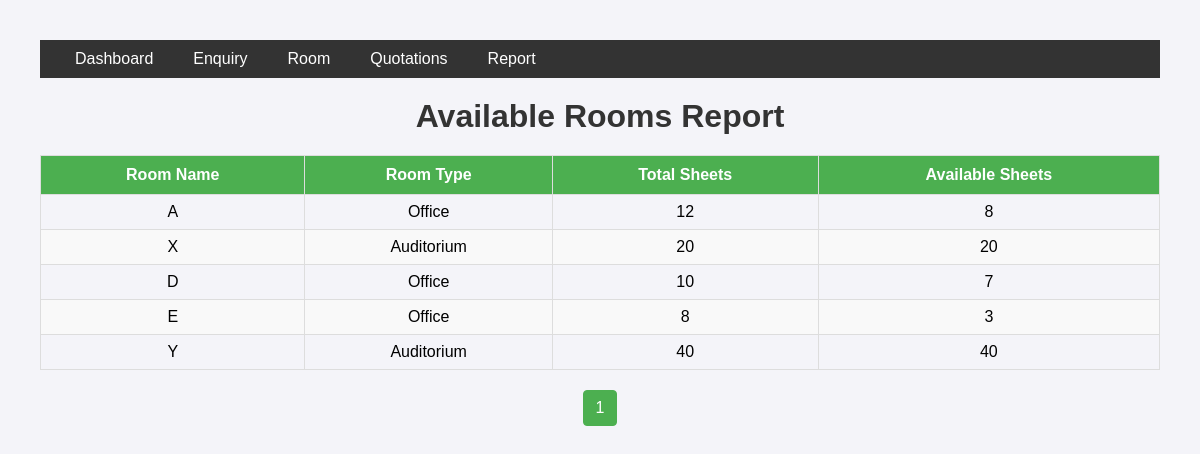
The app's page /available_rooms/ with its own data.
### employee/models.py (models this page shows, shortened)
class Room(models.Model):
    ROOM_TYPES = [
        ('Meeting Room', 'Meeting Room'),
        ('Auditorium', 'Auditorium'),
        ('Office', 'Office'),
    ]
    name = models.CharField(max_length=50)
    room_type = models.CharField(max_length=20, choices=ROOM_TYPES)
    sheet_count = models.PositiveIntegerField()
    price_per_sheet = models.DecimalField(max_digits=10, decimal_places=2, null=True, blank=True)
    price = models.DecimalField(max_digits=10, decimal_places=2, null=True, blank=True)
    amenities = models.TextField(default="Tea, Coffee, Pantry, WiFi")

### employee/views.py (the view)
# urls.py: path('available_rooms/', views.available_rooms_report, name='available_rooms_report'),
def available_rooms_report(request):
    rooms = Room.objects.all()
    available_rooms = []
    for room in rooms:
        bookings = Booking.objects.filter(room=room)
        booked_sheets = bookings.aggregate(Sum('sheets_booked'))['sheets_booked__sum'] or 0
        available_sheets = room.sheet_count - booked_sheets
        if available_sheets > 0:
            available_rooms.append({
                'room': room,  # Include the full Room object
                'available_sheets': available_sheets,
                'booked_sheets': booked_sheets,  # Optional: include booked_sheets
            })
    page_obj = paginate_queryset(request, available_rooms, per_page=10)
    return render(request, 'reports/available_rooms_report.html', {'page_obj': page_obj})

### employee/views.py (called while the page is built)
def paginate_queryset(request, queryset, per_page=10):
    paginator = Paginator(queryset, per_page)
    page_number = request.GET.get('page')
    page_obj = paginator.get_page(page_number)
    return page_obj

### templates/reports/available_rooms_report.html (shortened to what this page needs)
{% extends 'base.html' %}
{% block main %}
    <h1>Available Rooms Report</h1>
    <table>
        <thead>
            <tr>
                <th>Room Name</th>
                <th>Room Type</th>
                <th>Total Sheets</th>
                <th>Available Sheets</th>
            </tr>
        </thead>
        <tbody>
            {% for room_info in page_obj %}
            <tr>
                <td>{{ room_info.room.name }}</td>
                <td>{{ room_info.room.room_type }}</td>
                <td>{{ room_info.room.sheet_count }}</td>
                <td>{{ room_info.available_sheets }}</td>
            </tr>
            {% endfor %}
        </tbody>
    </table>
    {% include 'reports/pagination.html' %}
    {% endblock main %}

### templates/base.html (style rules this page uses)
body { font-family: Arial, sans-serif; background-color: #f4f4f9; margin: 0; padding: 0; }
table { width: 100%; border-collapse: collapse; margin-top: 20px; }
table th, table td { border: 1px solid #ddd; padding: 8px; text-align: left; }
table th { background-color: #f4f4f4; }
h1 { text-align: center; margin-top: 20px; color: #333; }
body { font-family: Arial, sans-serif; margin: 20px; padding: 20px; }
h1 { text-align: center; color: #333; margin-bottom: 20px; }
table { width: 100%; border-collapse: collapse; margin: 20px 0; }
thead th { background-color: #4CAF50; color: white; text-align: center; padding: 10px; }
tbody td { text-align: center; padding: 8px; border: 1px solid #ddd; }
tbody tr:nth-child(even) { background-color: #f9f9f9; }
@media (min-width: 1024px) { table { font-size: 16px; } }
@media (min-width: 1024px) { h1 { font-size: 2em; } }

### records on screen
Room: room.name "A", room.room_type "Office", room.sheet_count "12", available_sheets "8"
Room: room.name "X", room.room_type "Auditorium", room.sheet_count "20", available_sheets "20"
Room: room.name "D", room.room_type "Office", room.sheet_count "10", available_sheets "7"
Room: room.name "E", room.room_type "Office", room.sheet_count "8", available_sheets "3"
Room: room.name "Y", room.room_type "Auditorium", room.sheet_count "40", available_sheets "40"

### other values on screen
{{ page_obj.number }} "1"
